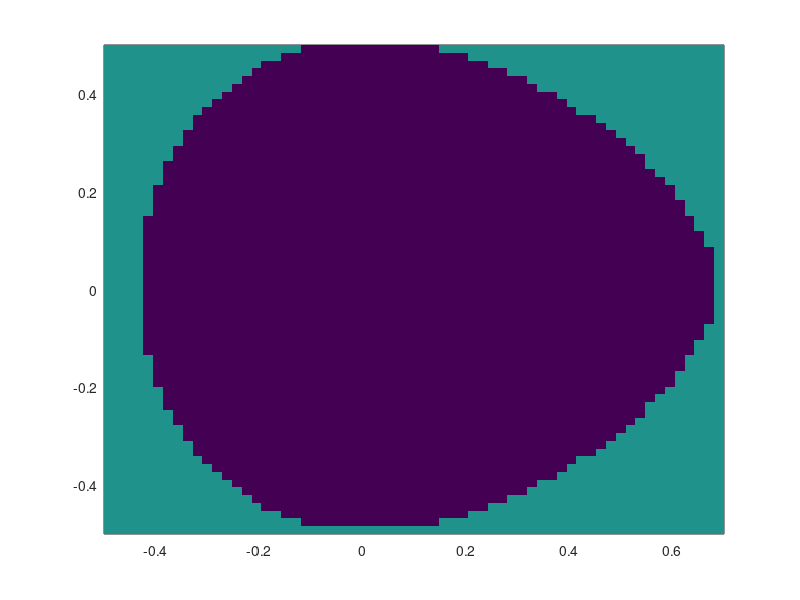

Here is the MATLAB script that generated this plot:
clf
xx=linspace(-5.00000e-01,7.00000e-01,64);
yy=linspace(-5.00000e-01,5.00000e-01,64);
F = load ("FLI.txt");
[x,y] = meshgrid (xx,yy);
pcolor(x,y,F)
shading flat
axis([-5.00000e-01 7.00000e-01 -5.00000e-01 5.00000e-01])
